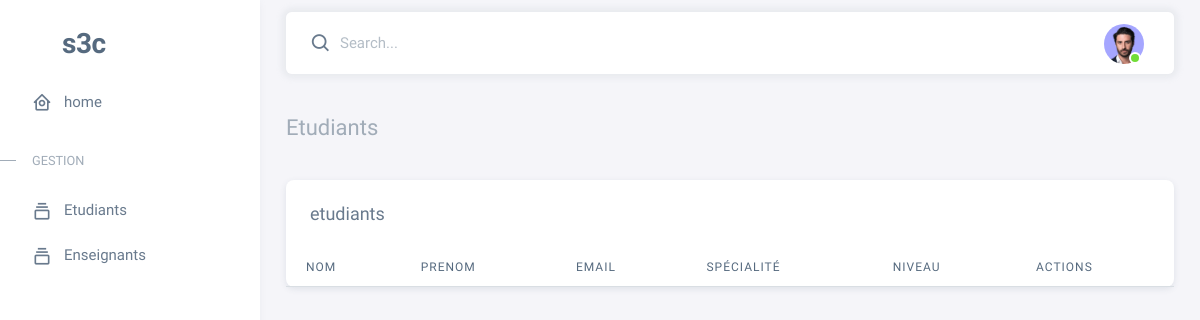
Page /etudiants/ on the earlier database version.
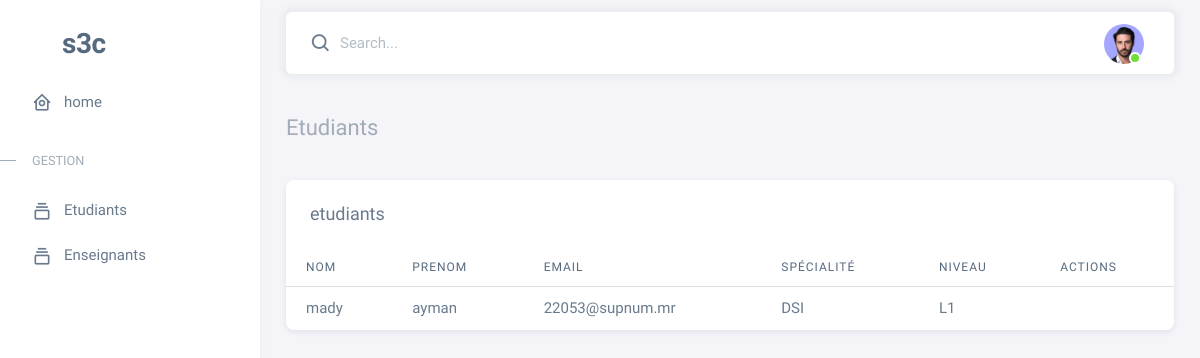
Same page on the later database version.
### main/models.py (models this page shows)
class Etudiant(models.Model):
    NIVEAU_CHOICES = (
        ('L1', 'L1'),
        ('L2', 'L2'),
        ('L3', 'L3'),
        ('M1', 'M1'),
        ('M2', 'M2'),
    )
    email = models.EmailField(unique=True)
    nom = models.CharField(max_length=255)
    prénom = models.CharField(max_length=255)
    SPECIALITE_CHOICES = (
        ('DSI', 'DSI'),
        ('RSS', 'RSS'),
        ('CNM', 'CNM'),
    )
    spécialité = models.CharField(max_length=255, choices=SPECIALITE_CHOICES)
    niveau = models.CharField(max_length=3, choices=NIVEAU_CHOICES)

### administration/views.py (the view)
# urls.py: path('etudiants/',views.etudiants,name='etudiants'),
def etudiants(request):
    all_etudiants = Etudiant.objects.all()
    return render(request,"etudiant.html",{'etudiants':all_etudiants})

### administration/templates/etudiant.html
{% extends 'navbar.html' %}
{% block content %}
<div class="content-wrapper">
    <div class="container-xxl flex-grow-1 container-p-y">
      <h4 class="py-3 mb-4"><span class="text-muted fw-light">Etudiants</h4>
              <div class="card">
                <h5 class="card-header"> etudiants</h5>
                <div class="table-responsive text-nowrap">
                  <table class="table table-hover">
                    <thead>
                      <tr>
                        <th>Nom</th>
                        <th>Prenom</th>
                        <th>email</th>
                        <th>spécialité</th>
                        <th>niveau</th>
                        <th>Actions</th>
                      </tr>
                    </thead>
                    <tbody class="table-border-bottom-0">
                        {% for etudiant in etudiants %}
                      <tr>
                        <td>
                            {{ etudiant.nom }}
                        </td>
                        <td>
                            {{ etudiant.prénom }}
                        </td>
                        <td>
                            {{ etudiant.email }}
                        </td>
                        <td>
                            {{ etudiant.spécialité }}
                        </td>
                        <td>
                            {{ etudiant.niveau }}
                        </td>
                        <td>
                        </td>
                      </tr>
                      {% endfor %}
                    </tbody>
                  </table>
                </div>
              </div>
              </div>
              </div>
              </div>
{% endblock content %}

### administration/templates/navbar.html (shortened to what this page needs)
{% load static %}
<!DOCTYPE html>
<head>
    <link rel="stylesheet" href="{% static 'assets/vendor/fonts/boxicons.css' %}" />
    <link rel="stylesheet" href="{% static 'assets/vendor/css/core.css' %}" class="template-customizer-core-css" />
    <link rel="stylesheet" href="{% static 'assets/vendor/css/theme-default.css' %}" class="template-customizer-theme-css" />
    <link rel="stylesheet" href="{% static 'assets/css/demo.css' %}" />
    <link rel="stylesheet" href="{% static 'assets/vendor/libs/perfect-scrollbar/perfect-scrollbar.css' %}" />
    <link rel="stylesheet" href="{% static 'assets/vendor/libs/apex-charts/apex-charts.css' %}" />
</head>
<body>
    <div class="layout-wrapper layout-content-navbar">
        <div class="layout-container">
            <aside id="layout-menu" class="layout-menu menu-vertical menu bg-menu-theme">
                <div class="app-brand demo">
                    <a href="index.html" class="app-brand-link">
                        <span class="app-brand-logo demo">
                            <svg width="25" viewBox="0 0 25 42" version="1.1" xmlns="http://www.w3.org/2000/svg" xmlns:xlink="http://www.w3.org/1999/xlink">
                            </svg>
                        </span>
                        <span class="app-brand-text demo menu-text fw-bold ms-2">S3C</span>
                    </a>
                </div>
                <ul class="menu-inner py-1">
                    <li class="menu-item">
                      <a href="{% url 'home' %}" class="menu-link">
                        <i class="menu-icon tf-icons bx bx-home-circle"></i>
                        <div data-i18n="Basic">home</div>
                      </a>
                  </li>
                    <li class="menu-header small text-uppercase"><span class="menu-header-text">Gestion</span></li>
                    <li class="menu-item">
                        <a href="" class="menu-link">
                            <i class="menu-icon tf-icons bx bx-collection"></i>
                            <div data-i18n="Basic">Etudiants</div>
                        </a>
                    </li>
                    <li class="menu-item">
                        <a href="" class="menu-link">
                            <i class="menu-icon tf-icons bx bx-collection"></i>
                            <div data-i18n="Basic">Enseignants</div>
                        </a>
                    </li>
                </ul>
            </aside>
            <div class="layout-page">
                <nav class="layout-navbar container-xxl navbar navbar-expand-xl navbar-detached align-items-center bg-navbar-theme" id="layout-navbar">
                    <div class="navbar-nav-right d-flex align-items-center" id="navbar-collapse">
                        <div class="navbar-nav align-items-center">
                            <div class="nav-item d-flex align-items-center">
                                <i class="bx bx-search fs-4 lh-0"></i>
                                <input type="text" class="form-control border-0 shadow-none ps-1 ps-sm-2" placeholder="Search..." aria-label="Search..." />
                            </div>
                        </div>
                        <ul class="navbar-nav flex-row align-items-center ms-auto">
                            <li class="nav-item navbar-dropdown dropdown-user dropdown">
                                <a class="nav-link dropdown-toggle hide-arrow" href="javascript:void(0);" data-bs-toggle="dropdown">
                                    <div class="avatar avatar-online">
                                        <img src="{% static 'assets/img/avatars/1.png' %}" alt class="w-px-40 h-auto rounded-circle" />
                                    </div>
                                </a>
                            </li>
                        </ul>
                    </div>
                </nav>
                {% block content %}
                {% endblock %}
            </div>
        </div>
</body>
</html>

### rendre/static/assets/css/demo.css (style rules this page uses)
.menu .app-brand.demo { height: 64px; margin-top: 12px; }
.app-brand-logo.demo svg { width: 22px; height: 38px; }
.app-brand-text.demo { font-size: 1.75rem; letter-spacing: -0.5px; text-transform: lowercase; }

Differences in the rows shown:
added Etudiant: nom "mady", prénom "ayman", email "22053@supnum.mr", spécialité "DSI", niveau "L1"
